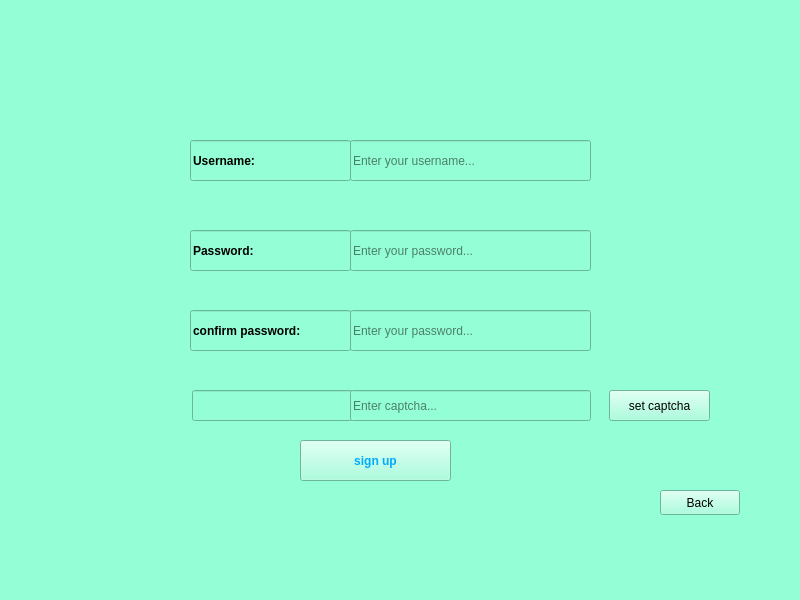
<?xml version="1.0" encoding="UTF-8"?>
<ui version="4.0">
 <class>companySignUp</class>
 <widget class="QMainWindow" name="companySignUp">
  <property name="geometry">
   <rect>
    <x>0</x>
    <y>0</y>
    <width>800</width>
    <height>600</height>
   </rect>
  </property>
  <property name="windowTitle">
   <string>MainWindow</string>
  </property>
  <property name="styleSheet">
   <string notr="true">background-color: rgb(148, 255, 214);
color: rgb(0, 0, 0);</string>
  </property>
  <widget class="QWidget" name="centralwidget">
   <widget class="QPushButton" name="pushButton_2">
    <property name="geometry">
     <rect>
      <x>609</x>
      <y>390</y>
      <width>101</width>
      <height>31</height>
     </rect>
    </property>
    <property name="text">
     <string>set captcha</string>
    </property>
   </widget>
   <widget class="QLineEdit" name="lineEdit_7">
    <property name="geometry">
     <rect>
      <x>192</x>
      <y>390</y>
      <width>161</width>
      <height>31</height>
     </rect>
    </property>
    <property name="font">
     <font>
      <family>Microsoft YaHei Light</family>
      <pointsize>10</pointsize>
      <italic>false</italic>
     </font>
    </property>
    <property name="readOnly">
     <bool>true</bool>
    </property>
   </widget>
   <widget class="QLineEdit" name="lineEdit_8">
    <property name="geometry">
     <rect>
      <x>350</x>
      <y>390</y>
      <width>241</width>
      <height>31</height>
     </rect>
    </property>
    <property name="placeholderText">
     <string>Enter captcha...</string>
    </property>
   </widget>
   <widget class="QLineEdit" name="lineEdit">
    <property name="geometry">
     <rect>
      <x>350</x>
      <y>140</y>
      <width>241</width>
      <height>41</height>
     </rect>
    </property>
    <property name="placeholderText">
     <string>Enter your username...</string>
    </property>
   </widget>
   <widget class="QLineEdit" name="lineEdit_6">
    <property name="geometry">
     <rect>
      <x>350</x>
      <y>310</y>
      <width>241</width>
      <height>41</height>
     </rect>
    </property>
    <property name="echoMode">
     <enum>QLineEdit::Password</enum>
    </property>
    <property name="placeholderText">
     <string>Enter your password...</string>
    </property>
   </widget>
   <widget class="QPushButton" name="pushButton_3">
    <property name="geometry">
     <rect>
      <x>660</x>
      <y>490</y>
      <width>80</width>
      <height>25</height>
     </rect>
    </property>
    <property name="text">
     <string>Back</string>
    </property>
   </widget>
   <widget class="QLineEdit" name="lineEdit_2">
    <property name="geometry">
     <rect>
      <x>190</x>
      <y>140</y>
      <width>161</width>
      <height>41</height>
     </rect>
    </property>
    <property name="font">
     <font>
      <pointsize>9</pointsize>
      <weight>75</weight>
      <bold>true</bold>
     </font>
    </property>
    <property name="text">
     <string>Username:</string>
    </property>
    <property name="readOnly">
     <bool>true</bool>
    </property>
   </widget>
   <widget class="QLineEdit" name="lineEdit_3">
    <property name="geometry">
     <rect>
      <x>190</x>
      <y>230</y>
      <width>161</width>
      <height>41</height>
     </rect>
    </property>
    <property name="font">
     <font>
      <pointsize>9</pointsize>
      <weight>75</weight>
      <bold>true</bold>
     </font>
    </property>
    <property name="text">
     <string>Password:</string>
    </property>
    <property name="readOnly">
     <bool>true</bool>
    </property>
   </widget>
   <widget class="QLineEdit" name="lineEdit_4">
    <property name="geometry">
     <rect>
      <x>350</x>
      <y>230</y>
      <width>241</width>
      <height>41</height>
     </rect>
    </property>
    <property name="echoMode">
     <enum>QLineEdit::Password</enum>
    </property>
    <property name="placeholderText">
     <string>Enter your password...</string>
    </property>
   </widget>
   <widget class="QLineEdit" name="lineEdit_5">
    <property name="geometry">
     <rect>
      <x>190</x>
      <y>310</y>
      <width>161</width>
      <height>41</height>
     </rect>
    </property>
    <property name="font">
     <font>
      <pointsize>9</pointsize>
      <weight>75</weight>
      <bold>true</bold>
     </font>
    </property>
    <property name="text">
     <string>confirm password: </string>
    </property>
    <property name="readOnly">
     <bool>true</bool>
    </property>
   </widget>
   <widget class="QPushButton" name="pushButton">
    <property name="geometry">
     <rect>
      <x>300</x>
      <y>440</y>
      <width>151</width>
      <height>41</height>
     </rect>
    </property>
    <property name="font">
     <font>
      <pointsize>9</pointsize>
      <weight>75</weight>
      <bold>true</bold>
     </font>
    </property>
    <property name="styleSheet">
     <string notr="true">color: rgb(0, 170, 255);</string>
    </property>
    <property name="text">
     <string>sign up</string>
    </property>
   </widget>
  </widget>
  <widget class="QMenuBar" name="menubar">
   <property name="geometry">
    <rect>
     <x>0</x>
     <y>0</y>
     <width>800</width>
     <height>25</height>
    </rect>
   </property>
  </widget>
  <widget class="QStatusBar" name="statusbar"/>
 </widget>
 <resources/>
 <connections/>
</ui>
